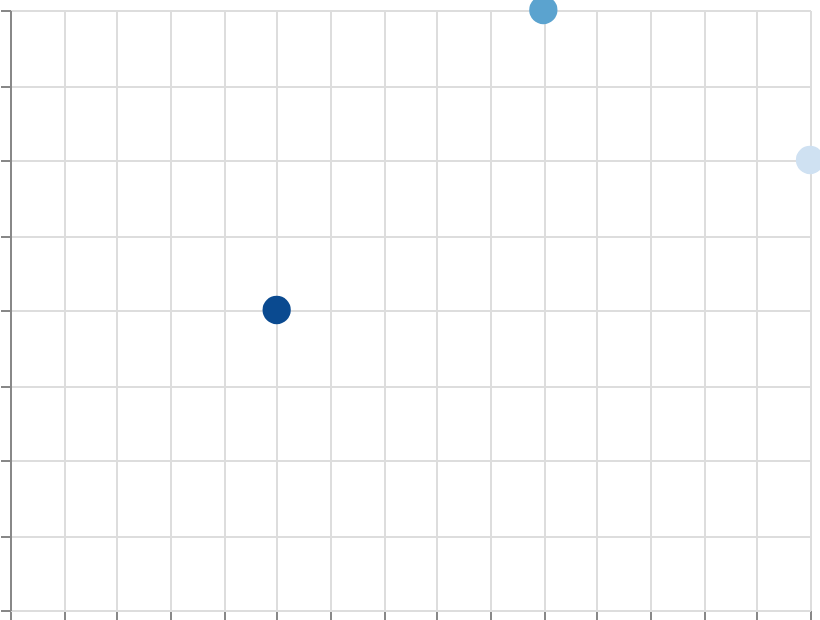

Here is the Vega-Lite specification saved for this chart:
### Vega specification from a JSON file in a GitHub repository (floating-point values rounded to 4 significant figures)
{"$schema": "https://vega.github.io/schema/vega/v6.json", "width": 400, "height": 300, "padding": 5, "autosize": "none", "data": [{"name": "table", "values": [{"x": 1, "y": 2, "val": 10}, {"x": 2, "y": 4, "val": 50}, {"x": 3, "y": 3, "val": 90}]}], "scales": [{"name": "x", "type": "linear", "domain": {"data": "table", "field": "x"}, "range": "width", "nice": true}, {"name": "y", "type": "linear", "domain": {"data": "table", "field": "y"}, "range": [{"signal": "height"}, 0], "nice": true}, {"name": "color", "type": "sequential", "domain": {"data": "table", "field": "val"}, "scheme": "blues", "reverse": true}], "marks": [{"type": "symbol", "from": {"data": "table"}, "encode": {"update": {"x": {"scale": "x", "field": "x"}, "y": {"scale": "y", "field": "y"}, "size": {"value": 200}, "fill": {"scale": "color", "field": "val"}}}}], "axes": [{"scale": "x", "orient": "bottom", "grid": true, "labels": false}, {"scale": "y", "orient": "left", "grid": true, "labels": false}], "legends": [{"fill": "color"}]}
